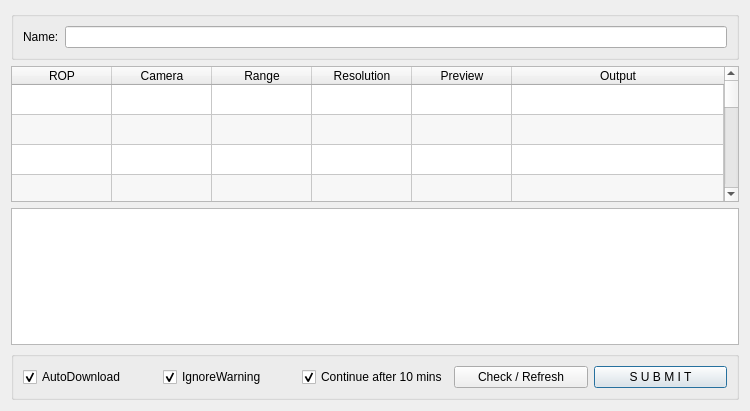
<?xml version="1.0" encoding="UTF-8"?>
<ui version="4.0">
 <class>Form</class>
 <widget class="QWidget" name="Form">
  <property name="geometry">
   <rect>
    <x>0</x>
    <y>0</y>
    <width>750</width>
    <height>411</height>
   </rect>
  </property>
  <property name="sizePolicy">
   <sizepolicy hsizetype="Preferred" vsizetype="Preferred">
    <horstretch>0</horstretch>
    <verstretch>0</verstretch>
   </sizepolicy>
  </property>
  <property name="minimumSize">
   <size>
    <width>600</width>
    <height>200</height>
   </size>
  </property>
  <property name="maximumSize">
   <size>
    <width>16777215</width>
    <height>16777215</height>
   </size>
  </property>
  <property name="contextMenuPolicy">
   <enum>Qt::ActionsContextMenu</enum>
  </property>
  <property name="windowTitle">
   <string>HPRender</string>
  </property>
  <property name="whatsThis">
   <string>&lt;html&gt;&lt;head/&gt;&lt;body&gt;&lt;p&gt;HPRender for Houdini submiter&lt;/p&gt;&lt;/body&gt;&lt;/html&gt;</string>
  </property>
  <layout class="QGridLayout" name="gridLayout">
   <item row="0" column="0">
    <widget class="QGroupBox" name="gb1">
     <property name="sizePolicy">
      <sizepolicy hsizetype="Preferred" vsizetype="Fixed">
       <horstretch>0</horstretch>
       <verstretch>0</verstretch>
      </sizepolicy>
     </property>
     <property name="baseSize">
      <size>
       <width>0</width>
       <height>0</height>
      </size>
     </property>
     <property name="title">
      <string/>
     </property>
     <layout class="QHBoxLayout" name="horizontalLayout">
      <item>
       <widget class="QLabel" name="lblName">
        <property name="text">
         <string>Name:</string>
        </property>
       </widget>
      </item>
      <item>
       <widget class="QLineEdit" name="txtSceneName">
        <property name="toolTip">
         <string>&lt;html&gt;&lt;head/&gt;&lt;body&gt;&lt;p&gt;提交名称(默认为文件名,可以根据需要修改)&lt;/p&gt;&lt;/body&gt;&lt;/html&gt;</string>
        </property>
        <property name="autoFillBackground">
         <bool>false</bool>
        </property>
       </widget>
      </item>
     </layout>
    </widget>
   </item>
   <item row="2" column="0">
    <widget class="QListView" name="logList">
     <property name="minimumSize">
      <size>
       <width>0</width>
       <height>10</height>
      </size>
     </property>
     <property name="maximumSize">
      <size>
       <width>16777215</width>
       <height>210</height>
      </size>
     </property>
     <property name="toolTip">
      <string>&lt;html&gt;&lt;head/&gt;&lt;body&gt;&lt;p&gt;检查结果(红色:错误, 黄色:警告, 绿色:通过, 双击尝试修复错误)&lt;/p&gt;&lt;/body&gt;&lt;/html&gt;</string>
     </property>
     <property name="editTriggers">
      <set>QAbstractItemView::AnyKeyPressed|QAbstractItemView::CurrentChanged|QAbstractItemView::EditKeyPressed|QAbstractItemView::SelectedClicked</set>
     </property>
    </widget>
   </item>
   <item row="3" column="0">
    <widget class="QGroupBox" name="gb2">
     <property name="sizePolicy">
      <sizepolicy hsizetype="Preferred" vsizetype="Preferred">
       <horstretch>0</horstretch>
       <verstretch>0</verstretch>
      </sizepolicy>
     </property>
     <property name="title">
      <string/>
     </property>
     <layout class="QHBoxLayout" name="horizontalLayout_3">
      <item>
       <widget class="QCheckBox" name="chkAutoDownload">
        <property name="toolTip">
         <string>&lt;html&gt;&lt;head/&gt;&lt;body&gt;&lt;p&gt;自动下载渲染结果(客户端开着时)&lt;/p&gt;&lt;/body&gt;&lt;/html&gt;</string>
        </property>
        <property name="text">
         <string>AutoDownload</string>
        </property>
        <property name="checked">
         <bool>true</bool>
        </property>
       </widget>
      </item>
      <item>
       <widget class="QCheckBox" name="chkIgnoreWarning">
        <property name="toolTip">
         <string>&lt;html&gt;&lt;head/&gt;&lt;body&gt;&lt;p&gt;忽略警告(黄色)&lt;/p&gt;&lt;/body&gt;&lt;/html&gt;</string>
        </property>
        <property name="text">
         <string>IgnoreWarning</string>
        </property>
        <property name="checked">
         <bool>true</bool>
        </property>
       </widget>
      </item>
      <item>
       <widget class="QCheckBox" name="chkContinue">
        <property name="toolTip">
         <string>&lt;html&gt;&lt;head/&gt;&lt;body&gt;&lt;p&gt;预渲染完成10分钟后继续渲染剩余帧&lt;/p&gt;&lt;/body&gt;&lt;/html&gt;</string>
        </property>
        <property name="text">
         <string>Continue after 10 mins</string>
        </property>
        <property name="checked">
         <bool>true</bool>
        </property>
       </widget>
      </item>
      <item>
       <widget class="QPushButton" name="btnCheck">
        <property name="toolTip">
         <string>&lt;html&gt;&lt;head/&gt;&lt;body&gt;&lt;p&gt;检查,刷新&lt;/p&gt;&lt;/body&gt;&lt;/html&gt;</string>
        </property>
        <property name="text">
         <string>Check / Refresh</string>
        </property>
       </widget>
      </item>
      <item>
       <widget class="QPushButton" name="btnSubmit">
        <property name="toolTip">
         <string>&lt;html&gt;&lt;head/&gt;&lt;body&gt;&lt;p&gt;提交&lt;/p&gt;&lt;/body&gt;&lt;/html&gt;</string>
        </property>
        <property name="text">
         <string>S U B M I T</string>
        </property>
        <property name="default">
         <bool>true</bool>
        </property>
       </widget>
      </item>
     </layout>
    </widget>
   </item>
   <item row="1" column="0">
    <widget class="QTableWidget" name="taskTable">
     <property name="minimumSize">
      <size>
       <width>0</width>
       <height>60</height>
      </size>
     </property>
     <property name="contextMenuPolicy">
      <enum>Qt::ActionsContextMenu</enum>
     </property>
     <property name="toolTip">
      <string>&lt;html&gt;&lt;head/&gt;&lt;body&gt;&lt;p&gt;可用任务列表&lt;/p&gt;&lt;p&gt;右键可全选或反选&lt;/p&gt;&lt;/body&gt;&lt;/html&gt;</string>
     </property>
     <property name="autoFillBackground">
      <bool>false</bool>
     </property>
     <property name="alternatingRowColors">
      <bool>true</bool>
     </property>
     <property name="showGrid">
      <bool>true</bool>
     </property>
     <property name="gridStyle">
      <enum>Qt::SolidLine</enum>
     </property>
     <property name="sortingEnabled">
      <bool>false</bool>
     </property>
     <property name="rowCount">
      <number>13</number>
     </property>
     <property name="columnCount">
      <number>6</number>
     </property>
     <attribute name="horizontalHeaderVisible">
      <bool>true</bool>
     </attribute>
     <attribute name="horizontalHeaderCascadingSectionResizes">
      <bool>true</bool>
     </attribute>
     <attribute name="horizontalHeaderDefaultSectionSize">
      <number>100</number>
     </attribute>
     <attribute name="horizontalHeaderHighlightSections">
      <bool>true</bool>
     </attribute>
     <attribute name="horizontalHeaderShowSortIndicator" stdset="0">
      <bool>true</bool>
     </attribute>
     <attribute name="horizontalHeaderStretchLastSection">
      <bool>true</bool>
     </attribute>
     <attribute name="verticalHeaderVisible">
      <bool>false</bool>
     </attribute>
     <attribute name="verticalHeaderHighlightSections">
      <bool>false</bool>
     </attribute>
     <row>
      <property name="text">
       <string>0</string>
      </property>
     </row>
     <row>
      <property name="text">
       <string>1</string>
      </property>
     </row>
     <row>
      <property name="text">
       <string>2</string>
      </property>
     </row>
     <row/>
     <row/>
     <row/>
     <row/>
     <row/>
     <row/>
     <row/>
     <row/>
     <row/>
     <row/>
     <column>
      <property name="text">
       <string>ROP</string>
      </property>
     </column>
     <column>
      <property name="text">
       <string>Camera</string>
      </property>
     </column>
     <column>
      <property name="text">
       <string>Range</string>
      </property>
     </column>
     <column>
      <property name="text">
       <string>Resolution</string>
      </property>
     </column>
     <column>
      <property name="text">
       <string>Preview</string>
      </property>
     </column>
     <column>
      <property name="text">
       <string>Output</string>
      </property>
     </column>
    </widget>
   </item>
  </layout>
 </widget>
 <tabstops>
  <tabstop>btnCheck</tabstop>
  <tabstop>btnSubmit</tabstop>
  <tabstop>txtSceneName</tabstop>
 </tabstops>
 <resources/>
 <connections/>
</ui>
